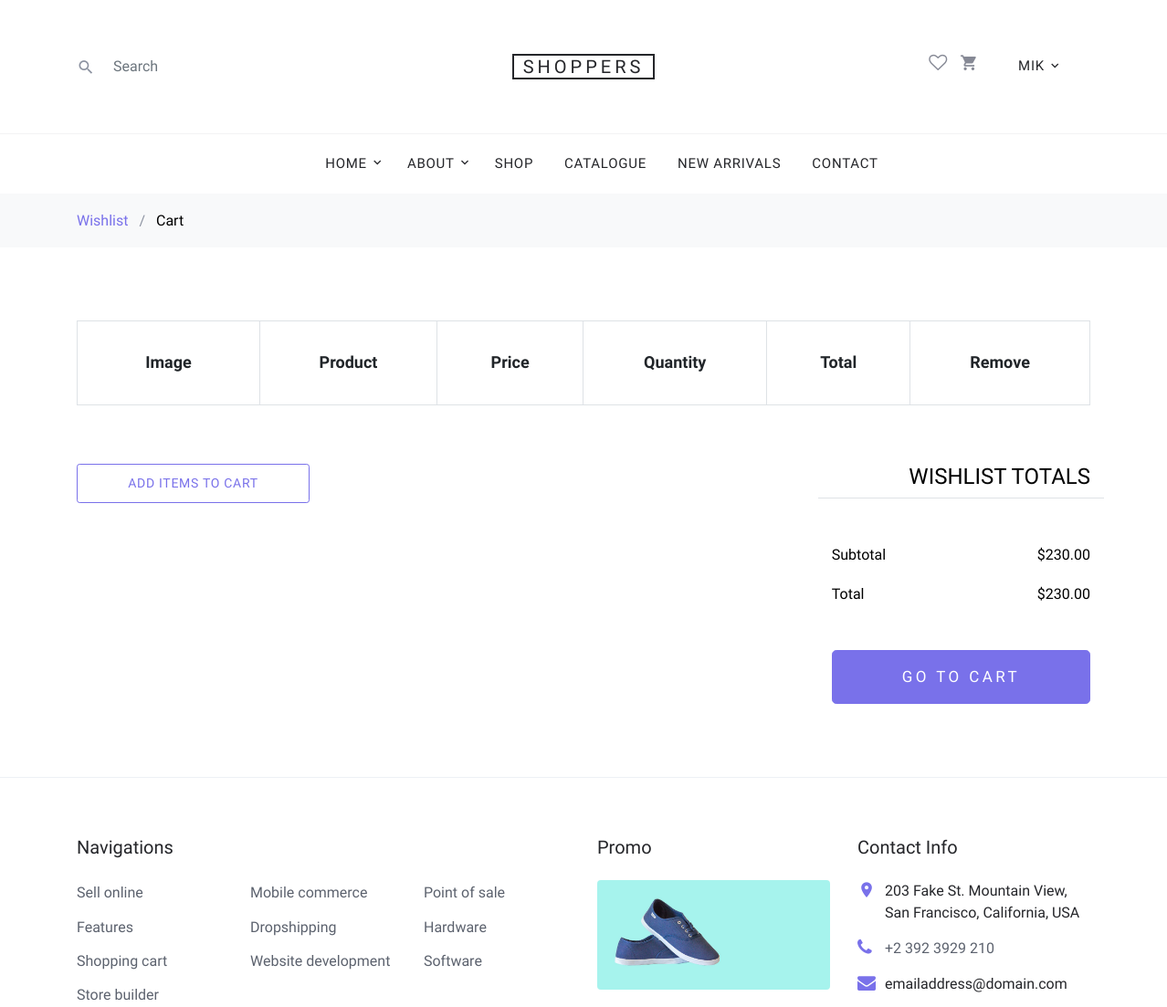
Before: /wishlist/ (signed in, upper part) with the older database file.
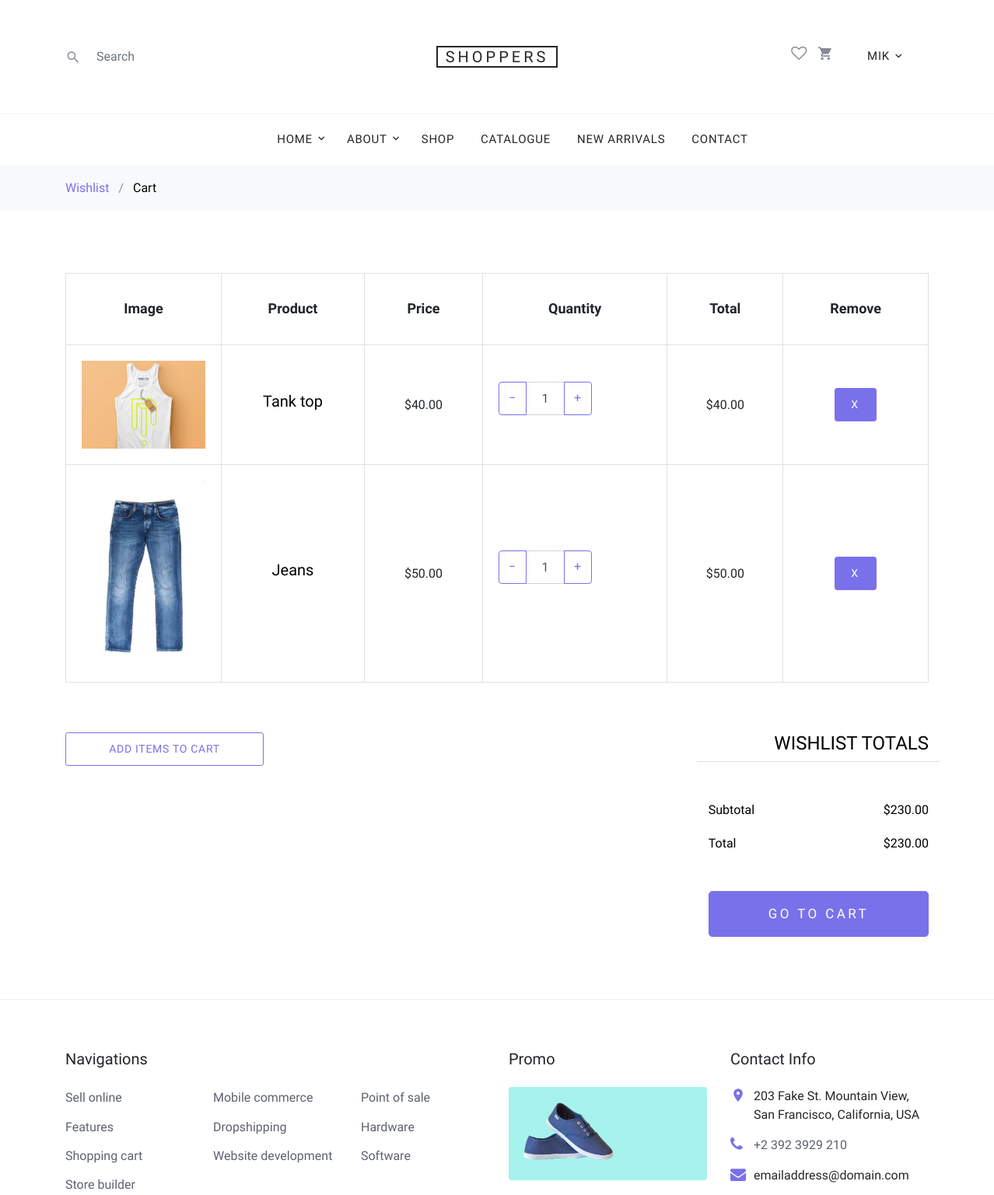
After: the same page with the newer database file.
### base/models.py (models this page shows, shortened)
class CustomUser(AbstractUser):
    phone_number = models.CharField(max_length=20, blank=True)
    email = models.EmailField(unique=True, null=True)
    address = models.TextField(blank=True)
    USERNAME_FIELD = 'email'
    REQUIRED_FIELDS = []

class WishlistItem(models.Model):
    wishlist = models.ForeignKey(Wishlist, on_delete=models.CASCADE, related_name='items')
    item = models.ForeignKey(Item, on_delete=models.CASCADE)

class Item(models.Model):
    name = models.CharField(max_length=255)
    description = models.TextField(blank=True)
    price = models.DecimalField(max_digits=10, decimal_places=2)
    category = models.ForeignKey(Category, on_delete=models.CASCADE)
    size = models.CharField(max_length=10)
    color = models.CharField(max_length=50, blank=True)
    image = models.ImageField(upload_to='item_images/', blank=True, null=True)
    created_at = models.DateTimeField(auto_now_add=True)
    updated_at = models.DateTimeField(auto_now=True)

### base/views.py (the view)
# urls.py: path('wishlist/', views.wishlist, name='wishlist'),
def wishlist(request):
    user_wishlist = Wishlist.objects.filter(user=request.user).first()
    if user_wishlist:
        wishlist_items = user_wishlist.items.all()
    else:
        wishlist_items = []
    context = {
        'wishlist_items': wishlist_items
    }
    return render(request, 'base/wishlist.html', context)

### base/templates/base/wishlist.html (shortened to what this page needs)
{% extends 'main.html' %}
{% load static %}
{% block content %}
<div class="site-wrap">
    <div class="bg-light py-3">
        <div class="container">
            <div class="row">
                <div class="col-md-12 mb-0"><a href="{% url 'home' %}">Wishlist</a> <span class="mx-2 mb-0">/</span>
                    <strong
                            class="text-black">Cart</strong></div>
            </div>
        </div>
    </div>
    <div class="site-section">
        <div class="container">
            <div class="row mb-5">
                <form class="col-md-12" method="post">
                    <div class="site-blocks-table">
                        <table class="table table-bordered">
                            <thead>
                            <tr>
                                <th class="product-thumbnail">Image</th>
                                <th class="product-name">Product</th>
                                <th class="product-price">Price</th>
                                <th class="product-quantity">Quantity</th>
                                <th class="product-total">Total</th>
                                <th class="product-remove">Remove</th>
                            </tr>
                            </thead>
                            <tbody>
                            {% for wishlist_item in wishlist_items %}
                            <tr>
                                <td class="product-thumbnail">
                                    <img src="{{ wishlist_item.item.image.url }}" alt="Image" class="img-fluid">
                                </td>
                                <td class="product-name">
                                    <h2 class="h5 text-black">{{ wishlist_item.item.name }}</h2>
                                </td>
                                <td>${{wishlist_item.item.price}}</td>
                                <td>
                                    <div class="input-group mb-3" style="max-width: 120px;">
                                        <div class="input-group-prepend">
                                            <button class="btn btn-outline-primary js-btn-minus" type="button">&minus;
                                            </button>
                                        </div>
                                        <input type="text" class="form-control text-center" value="1" placeholder=""
                                               aria-label="Example text with button addon"
                                               aria-describedby="button-addon1">
                                        <div class="input-group-append">
                                            <button class="btn btn-outline-primary js-btn-plus" type="button">&plus;
                                            </button>
                                        </div>
                                    </div>
                                </td>
                                <td>${{wishlist_item.item.price}}</td>
                                <td>
                                    <form method="post" action="{% url 'remove_item' wishlist_item.item.id %}">
                                        <button class="btn btn-primary btn-sm" type="submit">X</button>
                                    </form>
                                </td>
                            </tr>
                            {% endfor %}
                            </tbody>
                        </table>
                    </div>
                </form>
            </div>
            <div class="row">
                <div class="col-md-6">
                    <div class="row mb-5">
                        <div class="col-md-6 mb-3 mb-md-0">
                            <button class="btn btn-outline-primary btn-sm btn-block">Add items to cart</button>
                        </div>
                    </div>
                </div>
                <div class="col-md-6 pl-5">
                    <div class="row justify-content-end">
                        <div class="col-md-7">
                            <div class="row">
                                <div class="col-md-12 text-right border-bottom mb-5">
                                    <h3 class="text-black h4 text-uppercase">Wishlist Totals</h3>
                                </div>
                            </div>
                            <div class="row mb-3">
                                <div class="col-md-6">
                                    <span class="text-black">Subtotal</span>
                                </div>
                                <div class="col-md-6 text-right">
                                    <strong class="text-black">$230.00</strong>
                                </div>
                            </div>
                            <div class="row mb-5">
                                <div class="col-md-6">
                                    <span class="text-black">Total</span>
                                </div>
                                <div class="col-md-6 text-right">
                                    <strong class="text-black">$230.00</strong>
                                </div>
                            </div>
                            <div class="row">
                                <div class="col-md-12">
                                    <button class="btn btn-primary btn-lg py-3 btn-block"
                                            onclick="window.location='checkout.html'">Go to cart
                                    </button>
                                </div>
                            </div>
                        </div>
                    </div>
                </div>
            </div>
        </div>
    </div>
</div>
{% endblock content %}

### templates/main.html (shortened to what this page needs)
<!DOCTYPE html>
{% load static %}
<html lang="en">
  <head>
    <link rel="stylesheet" href="{% static 'fonts/icomoon/style.css' %}">
    <link rel="stylesheet" href="{% static 'styles/bootstrap.min.css' %}">
    <link rel="stylesheet" href="{% static 'styles/magnific-popup.css' %}">
    <link rel="stylesheet" href="{% static 'styles/jquery-ui.css' %}">
    <link rel="stylesheet" href="{% static 'styles/owl.carousel.min.css' %}">
    <link rel="stylesheet" href="{% static 'styles/owl.theme.default.min.css' %}">
    <link rel="stylesheet" href="{% static 'styles/aos.css' %}">
    <link rel="stylesheet" href="{% static 'styles/style.css' %}">
  </head>
<body>
{% include 'navbar.html' %}
{% block content %}
{% endblock %}
{% include 'footer.html' %}
</body>
</html>

### templates/navbar.html (shortened to what this page needs)
{% load static %}
<header class="site-navbar" role="banner">
  <div class="site-navbar-top">
    <div class="container">
      <div class="row align-items-center">
        <div class="col-6 col-md-4 order-2 order-md-1 site-search-icon text-left">
          <form action="" class="site-block-top-search">
            <span class="icon icon-search2"></span>
            <input type="text" class="form-control border-0" placeholder="Search">
          </form>
        </div>
        <div class="col-12 mb-3 mb-md-0 col-md-4 order-1 order-md-2 text-center">
          <div class="site-logo">
            <a href="{% url 'home' %}" class="js-logo-clone">Shoppers</a>
          </div>
        </div>
        <div class="col-6 col-md-4 order-3 order-md-3 text-right">
          <div class="site-top-icons">
            <ul>
              <li><a href="{% url 'wishlist' %}"><span class="icon icon-heart-o"></span></a></li>
              <li>
                <a href="{% url 'cart' %}" class="site-cart">
                  <span class="icon icon-shopping_cart"></span>
                </a>
              </li>
              {% if request.user.is_authenticated %}
              <li>
                <nav class="site-navigation text-right text-md-center" role="navigation">
                  <div class="container">
                    <ul class="site-menu js-clone-nav d-none d-md-block">
                      <li class="has-children">
                        <a href="{% url 'user-page' %}">{{request.user.username}}</a>
                      </li>
                    </ul>
                  </div>
                </nav>
              </li>
              {% else %}
              <li>
                <div class="icon icon-person1">
                  <p><a href="{% url 'login' %}">Login</a></p>
                </div>
              </li>
              {% endif %}
            </ul>
          </div>
        </div>
      </div>
    </div>
  </div>
  <nav class="site-navigation text-right text-md-center" role="navigation">
    <div class="container">
      <ul class="site-menu js-clone-nav d-none d-md-block">
        <li class="has-children">
          <a href="{% url 'home' %}">Home</a>
        </li>
        <li class="has-children">
          <a href="{% url 'about' %}">About</a>
        </li>
        <li><a href="{% url 'shop' %}">Shop</a></li>
        <li><a href="#">Catalogue</a></li>
        <li><a href="#">New Arrivals</a></li>
        <li><a href="{% url 'contact' %}">Contact</a></li>
      </ul>
    </div>
  </nav>
</header>

### templates/footer.html (shortened to what this page needs)
{% load static %}
<footer class="site-footer border-top">
    <div class="container">
        <div class="row">
            <div class="col-lg-6 mb-5 mb-lg-0">
                <div class="row">
                    <div class="col-md-12">
                        <h3 class="footer-heading mb-4">Navigations</h3>
                    </div>
                    <div class="col-md-6 col-lg-4">
                        <ul class="list-unstyled">
                            <li><a href="{% url 'contact' %}">Sell online</a></li>
                            <li><a href="#">Features</a></li>
                            <li><a href="{% url 'cart' %}">Shopping cart</a></li>
                            <li><a href="#">Store builder</a></li>
                        </ul>
                    </div>
                    <div class="col-md-6 col-lg-4">
                        <ul class="list-unstyled">
                            <li><a href="#">Mobile commerce</a></li>
                            <li><a href="#">Dropshipping</a></li>
                            <li><a href="#">Website development</a></li>
                        </ul>
                    </div>
                    <div class="col-md-6 col-lg-4">
                        <ul class="list-unstyled">
                            <li><a href="#">Point of sale</a></li>
                            <li><a href="#">Hardware</a></li>
                            <li><a href="#">Software</a></li>
                        </ul>
                    </div>
                </div>
            </div>
            <div class="col-md-6 col-lg-3 mb-4 mb-lg-0">
                <h3 class="footer-heading mb-4">Promo</h3>
                <a href="#" class="block-6">
                    <img src="{% static 'images/hero_1.jpg' %}" alt="Image placeholder" class="img-fluid rounded mb-4">
                </a>
            </div>
            <div class="col-md-6 col-lg-3">
                <div class="block-5 mb-5">
                    <h3 class="footer-heading mb-4">Contact Info</h3>
                    <ul class="list-unstyled">
                        <li class="address">203 Fake St. Mountain View, San Francisco, California, USA</li>
                        <li class="phone"><a href="tel://23923929210">+2 392 3929 210</a></li>
                        <li class="email">emailaddress@domain.com</li>
                    </ul>
                </div>
            </div>
        </div>
    </div>
</footer>

Changed rows visible on the page:
added WishlistItem: item.image (picture), item.name "Tank top", item.price "40.00"
added WishlistItem: item.image (picture), item.name "Jeans", item.price "50.00"
